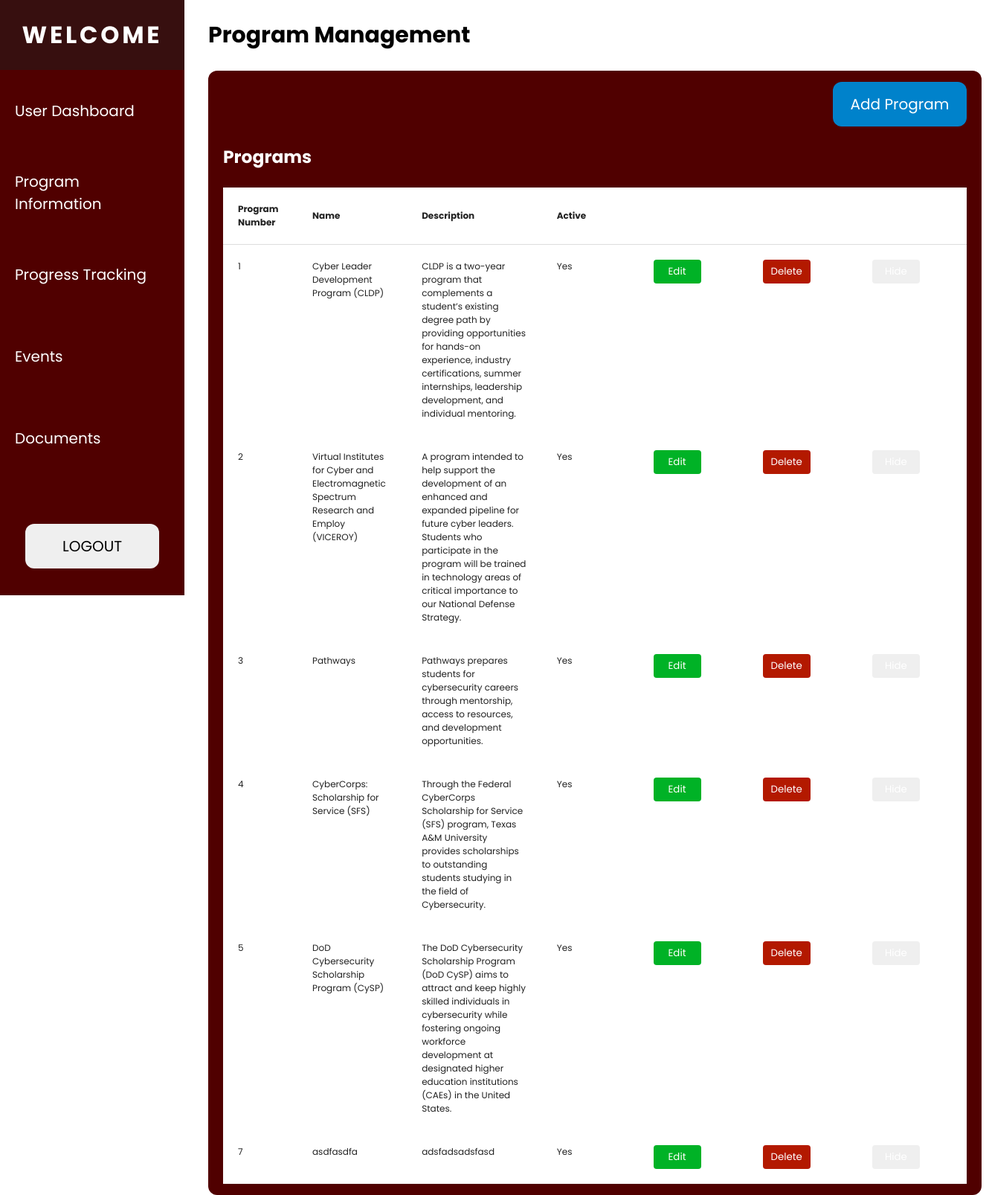
/pages/program_management.php (signed in), run on an earlier commit of the app's database.
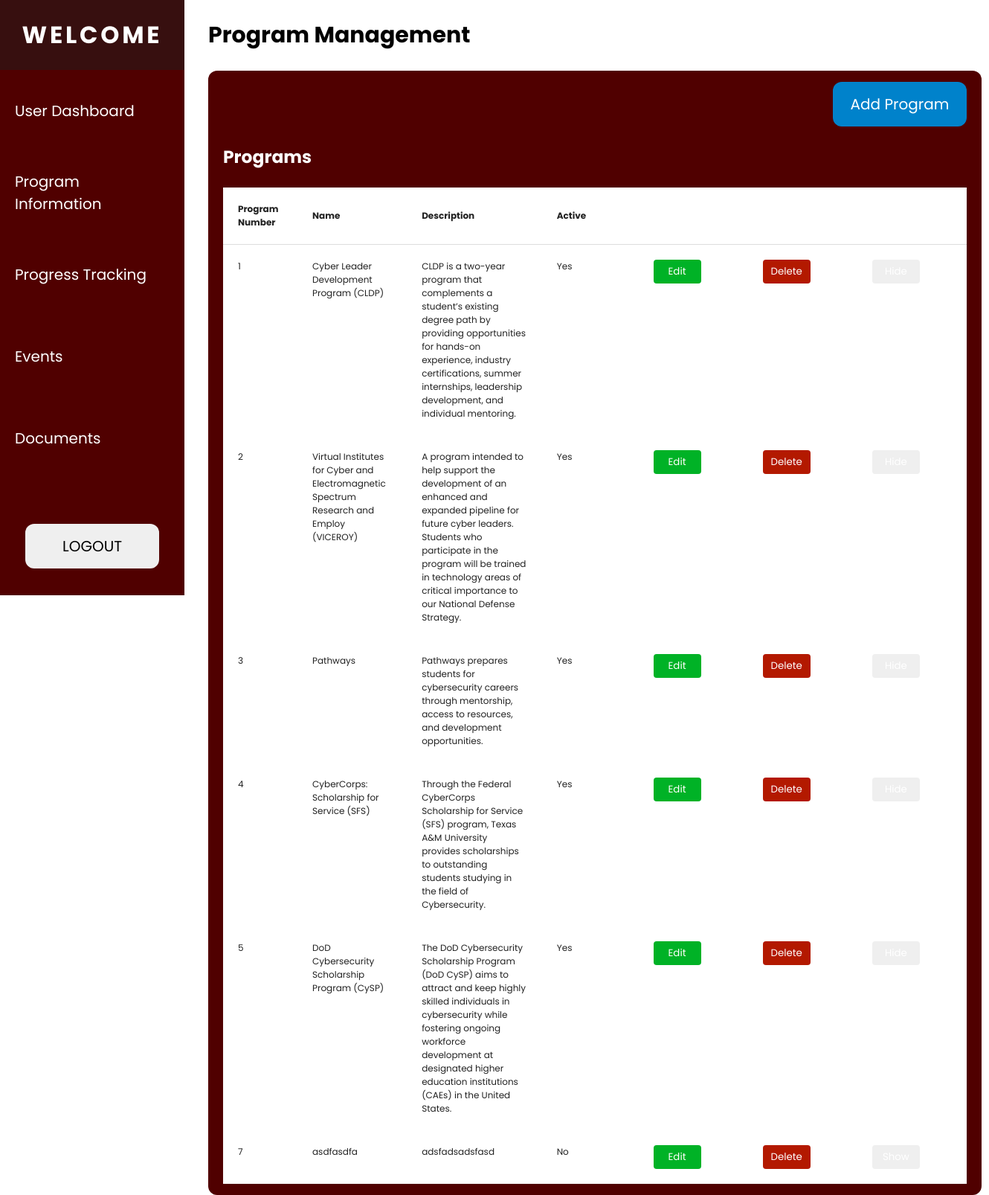
And on a later commit of the database.
### tables this page shows
CREATE TABLE `programs` (
  `Program_Num` int(11) NOT NULL,
  `Name` varchar(255) NOT NULL,
  `Description` varchar(255) NOT NULL,
  `IsActive` tinyint(4) DEFAULT 1
);

### pages/program_management.php (the view, shortened to what this page needs)
<?php
include '../assets/user_admin_header.php';
include '../assets/navbar.php';
include_once '../includes/dbh.inc.php';
?>
<!DOCTYPE html>
<html lang="en">
<head>
</head>
<div class="main-container margin-left-280">
    <div class="header">
        <h2>Program Management</h2>
    </div>
    <div class="table-wrapper">
        <div class="flex flex-col align-end min-width-180">
            <button class="add-btn" onclick="window.location.href='add_program.php'">Add Program</button>
        </div>
        <h3>Programs</h3>
        <?php
            $stmt = $conn->prepare("SELECT * FROM Programs");
            $stmt->execute();
            $result = $stmt->get_result();
        ?>
        <div class="table-container">
            <table id="programTable">
                <thead>
                    <tr>
                        <th class="program-number">Program Number</th>
                        <th>Name</th>
                        <th>Description</th>
                        <th>Active</th>
                        <th class="hidden">.</th>
                        <th class="hidden">.</th>
                        <th class="hidden">.</th>
                    </tr>
                </thead>
                <tbody>
                    <?php
                    if (mysqli_num_rows($result) > 0) {
                        while ($row = mysqli_fetch_assoc($result)) {
                            $activeStatus = $row['IsActive'] ? 'Yes' : 'No';
                            ?>
                            <tr>
                                <td><?php echo htmlspecialchars($row['Program_Num']); ?></td>
                                <td><?php echo htmlspecialchars($row['Name']); ?></td>
                                <td class="description"><?php echo htmlspecialchars($row['Description']); ?></td>
                                <td><?php echo $activeStatus; ?></td>
                                <td>
                                    <button onclick="location.href='add_program.php?Program_Num=<?php echo $row['Program_Num']; ?>'" class="table-btn edit-btn">Edit</button>
                                </td>
                                <td>
                                    <form action="../includes/process_program.php" method="POST">
                                        <button type="submit" name="delete_program" class="table-btn delete-btn" onclick="return confirm('Are you sure you want to delete this program?');">Delete</button>
                                    </form>
                                </td>
                                <td>
                                    <form action="../includes/process_program.php" method="POST">
                                        <button type="submit" name="hide_program" class="table-btn"><?php echo $row['IsActive'] ? 'Hide' : 'Show'; ?></button>
                                    </form>
                                </td>
                            </tr>
                            <?php
                        }
                    } else {
                        echo "<tr><td colspan='7'>No programs found.</td></tr>";
                    }
                    ?>
                </tbody>
            </table>
        </div>
    </div>
</div>

What changed in the data, as far as the page shows it:
changed programs "asdfasdfa": IsActive "Yes" → "No"
